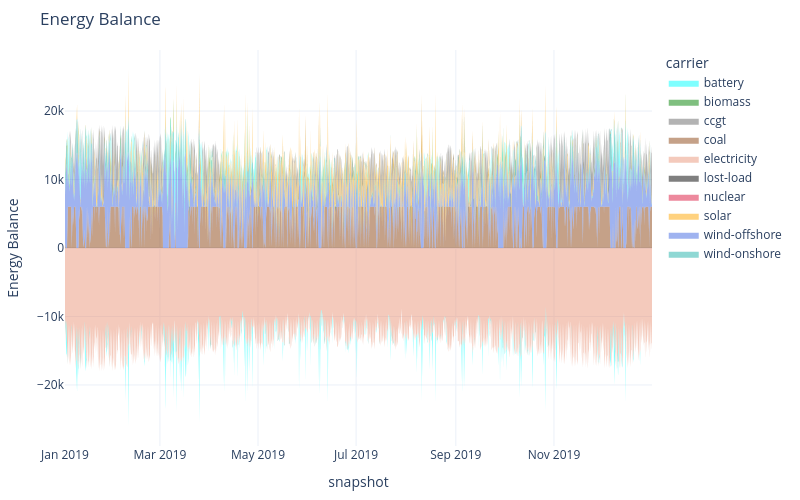

The notebook cell this image was saved under:
### Code cell
n.optimize()
n.statistics.energy_balance.iplot.area()

### Figure 1 — Plotly figure (JSON) as saved in the notebook; plotly's stock layout.template omitted (floating-point values rounded to 4 significant figures; data arrays with more than 128 entries replaced by an {"elided": "..."} marker saying what was removed)
{"data": [{"fillpattern": {"shape": ""}, "hovertemplate": "carrier=coal<br>snapshot=%{x}<br>Energy Balance=%{y}<extra></extra>", "legendgroup": "coal", "line": {"color": "saddlebrown", "width": 0}, "marker": {"symbol": "circle"}, "mode": "lines", "name": "coal", "orientation": "v", "showlegend": false, "stackgroup": "positive", "type": "scatter", "x": {"elided": "7094 str values"}, "xaxis": "x", "y": {"elided": "7094 float values"}, "yaxis": "y"}, {"fillpattern": {"shape": ""}, "hovertemplate": "carrier=wind-offshore<br>snapshot=%{x}<br>Energy Balance=%{y}<extra></extra>", "legendgroup": "wind-offshore", "line": {"color": "royalblue", "width": 0}, "marker": {"symbol": "circle"}, "mode": "lines", "name": "wind-offshore", "orientation": "v", "showlegend": false, "stackgroup": "positive", "type": "scatter", "x": {"elided": "8741 str values"}, "xaxis": "x", "y": {"elided": "8741 float values"}, "yaxis": "y"}, {"fillpattern": {"shape": ""}, "hovertemplate": "carrier=wind-onshore<br>snapshot=%{x}<br>Energy Balance=%{y}<extra></extra>", "legendgroup": "wind-onshore", "line": {"color": "lightseagreen", "width": 0}, "marker": {"symbol": "circle"}, "mode": "lines", "name": "wind-onshore", "orientation": "v", "showlegend": false, "stackgroup": "positive", "type": "scatter", "x": {"elided": "8584 str values"}, "xaxis": "x", "y": {"elided": "8584 float values"}, "yaxis": "y"}, {"fillpattern": {"shape": ""}, "hovertemplate": "carrier=solar<br>snapshot=%{x}<br>Energy Balance=%{y}<extra></extra>", "legendgroup": "solar", "line": {"color": "orange", "width": 0}, "marker": {"symbol": "circle"}, "mode": "lines", "name": "solar", "orientation": "v", "showlegend": false, "stackgroup": "positive", "type": "scatter", "x": {"elided": "4417 str values"}, "xaxis": "x", "y": {"elided": "4417 float values"}, "yaxis": "y"}, {"fillpattern": {"shape": ""}, "hovertemplate": "carrier=battery<br>snapshot=%{x}<br>Energy Balance=%{y}<extra></extra>", "legendgroup": "battery", "line": {"color": "cyan", "width": 0}, "marker": {"symbol": "circle"}, "mode": "lines", "name": "battery", "orientation": "v", "showlegend": false, "stackgroup": "positive", "type": "scatter", "x": {"elided": "1313 str values"}, "xaxis": "x", "y": {"elided": "1313 float values"}, "yaxis": "y"}, {"fillpattern": {"shape": ""}, "hovertemplate": "carrier=ccgt<br>snapshot=%{x}<br>Energy Balance=%{y}<extra></extra>", "legendgroup": "ccgt", "line": {"color": "dimgrey", "width": 0}, "marker": {"symbol": "circle"}, "mode": "lines", "name": "ccgt", "orientation": "v", "showlegend": false, "stackgroup": "positive", "type": "scatter", "x": {"elided": "3257 str values"}, "xaxis": "x", "y": {"elided": "3257 float values"}, "yaxis": "y"}, {"fillpattern": {"shape": ""}, "hovertemplate": "carrier=electricity<br>snapshot=%{x}<br>Energy Balance=%{y}<extra></extra>", "legendgroup": "electricity", "line": {"color": "darksalmon", "width": 0}, "marker": {"symbol": "circle"}, "mode": "lines", "name": "electricity", "orientation": "v", "showlegend": false, "stackgroup": "negative", "type": "scatter", "x": {"elided": "8760 str values"}, "xaxis": "x", "y": {"elided": "8760 float values"}, "yaxis": "y"}, {"fillpattern": {"shape": ""}, "hovertemplate": "carrier=battery<br>snapshot=%{x}<br>Energy Balance=%{y}<extra></extra>", "legendgroup": "battery", "line": {"color": "cyan", "width": 0}, "marker": {"symbol": "circle"}, "mode": "lines", "name": "battery", "orientation": "v", "showlegend": false, "stackgroup": "negative", "type": "scatter", "x": {"elided": "1306 str values"}, "xaxis": "x", "y": {"elided": "1306 float values"}, "yaxis": "y"}, {"fillpattern": {"shape": ""}, "hovertemplate": "carrier=battery<br>snapshot=%{x}<br>Energy Balance=%{y}<extra></extra>", "legendgroup": "battery", "line": {"color": "cyan", "width": 0}, "marker": {"symbol": "circle"}, "mode": "lines", "name": "battery", "orientation": "v", "showlegend": true, "stackgroup": "1", "type": "scatter", "x": ["2019-12-31T23:00:00.000000"], "xaxis": "x", "y": [NaN], "yaxis": "y"}, {"fillpattern": {"shape": ""}, "hovertemplate": "carrier=biomass<br>snapshot=%{x}<br>Energy Balance=%{y}<extra></extra>", "legendgroup": "biomass", "line": {"color": "green", "width": 0}, "marker": {"symbol": "circle"}, "mode": "lines", "name": "biomass", "orientation": "v", "showlegend": true, "stackgroup": "1", "type": "scatter", "x": ["2019-12-31T23:00:00.000000"], "xaxis": "x", "y": [NaN], "yaxis": "y"}, {"fillpattern": {"shape": ""}, "hovertemplate": "carrier=ccgt<br>snapshot=%{x}<br>Energy Balance=%{y}<extra></extra>", "legendgroup": "ccgt", "line": {"color": "dimgrey", "width": 0}, "marker": {"symbol": "circle"}, "mode": "lines", "name": "ccgt", "orientation": "v", "showlegend": true, "stackgroup": "1", "type": "scatter", "x": ["2019-12-31T23:00:00.000000"], "xaxis": "x", "y": [NaN], "yaxis": "y"}, {"fillpattern": {"shape": ""}, "hovertemplate": "carrier=coal<br>snapshot=%{x}<br>Energy Balance=%{y}<extra></extra>", "legendgroup": "coal", "line": {"color": "saddlebrown", "width": 0}, "marker": {"symbol": "circle"}, "mode": "lines", "name": "coal", "orientation": "v", "showlegend": true, "stackgroup": "1", "type": "scatter", "x": ["2019-12-31T23:00:00.000000"], "xaxis": "x", "y": [NaN], "yaxis": "y"}, {"fillpattern": {"shape": ""}, "hovertemplate": "carrier=electricity<br>snapshot=%{x}<br>Energy Balance=%{y}<extra></extra>", "legendgroup": "electricity", "line": {"color": "darksalmon", "width": 0}, "marker": {"symbol": "circle"}, "mode": "lines", "name": "electricity", "orientation": "v", "showlegend": true, "stackgroup": "1", "type": "scatter", "x": ["2019-12-31T23:00:00.000000"], "xaxis": "x", "y": [NaN], "yaxis": "y"}, {"fillpattern": {"shape": ""}, "hovertemplate": "carrier=lost-load<br>snapshot=%{x}<br>Energy Balance=%{y}<extra></extra>", "legendgroup": "lost-load", "line": {"color": "black", "width": 0}, "marker": {"symbol": "circle"}, "mode": "lines", "name": "lost-load", "orientation": "v", "showlegend": true, "stackgroup": "1", "type": "scatter", "x": ["2019-12-31T23:00:00.000000"], "xaxis": "x", "y": [NaN], "yaxis": "y"}, {"fillpattern": {"shape": ""}, "hovertemplate": "carrier=nuclear<br>snapshot=%{x}<br>Energy Balance=%{y}<extra></extra>", "legendgroup": "nuclear", "line": {"color": "crimson", "width": 0}, "marker": {"symbol": "circle"}, "mode": "lines", "name": "nuclear", "orientation": "v", "showlegend": true, "stackgroup": "1", "type": "scatter", "x": ["2019-12-31T23:00:00.000000"], "xaxis": "x", "y": [NaN], "yaxis": "y"}, {"fillpattern": {"shape": ""}, "hovertemplate": "carrier=solar<br>snapshot=%{x}<br>Energy Balance=%{y}<extra></extra>", "legendgroup": "solar", "line": {"color": "orange", "width": 0}, "marker": {"symbol": "circle"}, "mode": "lines", "name": "solar", "orientation": "v", "showlegend": true, "stackgroup": "1", "type": "scatter", "x": ["2019-12-31T23:00:00.000000"], "xaxis": "x", "y": [NaN], "yaxis": "y"}, {"fillpattern": {"shape": ""}, "hovertemplate": "carrier=wind-offshore<br>snapshot=%{x}<br>Energy Balance=%{y}<extra></extra>", "legendgroup": "wind-offshore", "line": {"color": "royalblue", "width": 0}, "marker": {"symbol": "circle"}, "mode": "lines", "name": "wind-offshore", "orientation": "v", "showlegend": true, "stackgroup": "1", "type": "scatter", "x": ["2019-12-31T23:00:00.000000"], "xaxis": "x", "y": [NaN], "yaxis": "y"}, {"fillpattern": {"shape": ""}, "hovertemplate": "carrier=wind-onshore<br>snapshot=%{x}<br>Energy Balance=%{y}<extra></extra>", "legendgroup": "wind-onshore", "line": {"color": "lightseagreen", "width": 0}, "marker": {"symbol": "circle"}, "mode": "lines", "name": "wind-onshore", "orientation": "v", "showlegend": true, "stackgroup": "1", "type": "scatter", "x": ["2019-12-31T23:00:00.000000"], "xaxis": "x", "y": [NaN], "yaxis": "y"}], "layout": {"height": 500, "hovermode": "x", "legend": {"title": {"text": "carrier"}, "tracegroupgap": 0}, "margin": {"b": 50, "l": 50, "r": 50, "t": 50}, "title": {"text": "Energy Balance"}, "width": 800, "xaxis": {"anchor": "y", "domain": [0, 1], "title": {"text": "snapshot"}}, "yaxis": {"anchor": "x", "domain": [0, 1], "title": {"text": "Energy Balance"}}}}
